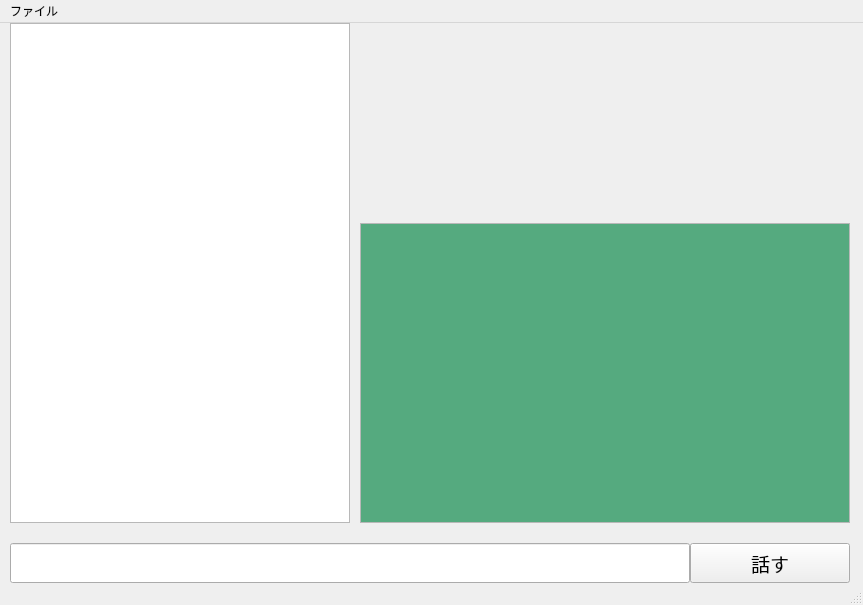
<?xml version="1.0" encoding="UTF-8"?>
<ui version="4.0">
 <class>MainWindow</class>
 <widget class="QMainWindow" name="MainWindow">
  <property name="geometry">
   <rect>
    <x>0</x>
    <y>0</y>
    <width>863</width>
    <height>605</height>
   </rect>
  </property>
  <property name="windowTitle">
   <string>MainWindow</string>
  </property>
  <widget class="QWidget" name="centralwidget">
   <widget class="QLabel" name="labelShowImg">
    <property name="geometry">
     <rect>
      <x>350</x>
      <y>0</y>
      <width>500</width>
      <height>200</height>
     </rect>
    </property>
    <property name="font">
     <font>
      <pointsize>9</pointsize>
     </font>
    </property>
    <property name="text">
     <string/>
    </property>
    <property name="pixmap">
     <pixmap resource="qt_resource.qrc">:/re/python-powered.png</pixmap>
    </property>
    <property name="alignment">
     <set>Qt::AlignCenter</set>
    </property>
   </widget>
   <widget class="QPushButton" name="buttonTalk">
    <property name="geometry">
     <rect>
      <x>690</x>
      <y>520</y>
      <width>160</width>
      <height>40</height>
     </rect>
    </property>
    <property name="font">
     <font>
      <pointsize>14</pointsize>
     </font>
    </property>
    <property name="text">
     <string>話す</string>
    </property>
   </widget>
   <widget class="QListWidget" name="listidgetLog">
    <property name="geometry">
     <rect>
      <x>10</x>
      <y>0</y>
      <width>340</width>
      <height>500</height>
     </rect>
    </property>
    <property name="font">
     <font>
      <pointsize>10</pointsize>
     </font>
    </property>
    <property name="frameShape">
     <enum>QFrame::StyledPanel</enum>
    </property>
    <property name="verticalScrollBarPolicy">
     <enum>Qt::ScrollBarAsNeeded</enum>
    </property>
    <property name="horizontalScrollBarPolicy">
     <enum>Qt::ScrollBarAsNeeded</enum>
    </property>
    <property name="autoScroll">
     <bool>true</bool>
    </property>
    <property name="horizontalScrollMode">
     <enum>QAbstractItemView::ScrollPerItem</enum>
    </property>
   </widget>
   <widget class="QLineEdit" name="lineEdit">
    <property name="geometry">
     <rect>
      <x>10</x>
      <y>520</y>
      <width>680</width>
      <height>40</height>
     </rect>
    </property>
    <property name="font">
     <font>
      <pointsize>14</pointsize>
     </font>
    </property>
   </widget>
   <widget class="QListWidget" name="listResponse">
    <property name="geometry">
     <rect>
      <x>360</x>
      <y>200</y>
      <width>490</width>
      <height>300</height>
     </rect>
    </property>
    <property name="palette">
     <palette>
      <active>
       <colorrole role="Base">
        <brush brushstyle="SolidPattern">
         <color alpha="255">
          <red>85</red>
          <green>170</green>
          <blue>127</blue>
         </color>
        </brush>
       </colorrole>
      </active>
      <inactive>
       <colorrole role="Base">
        <brush brushstyle="SolidPattern">
         <color alpha="255">
          <red>85</red>
          <green>170</green>
          <blue>127</blue>
         </color>
        </brush>
       </colorrole>
      </inactive>
      <disabled>
       <colorrole role="Base">
        <brush brushstyle="SolidPattern">
         <color alpha="255">
          <red>240</red>
          <green>240</green>
          <blue>240</blue>
         </color>
        </brush>
       </colorrole>
      </disabled>
     </palette>
    </property>
    <property name="font">
     <font>
      <pointsize>7</pointsize>
     </font>
    </property>
    <property name="contextMenuPolicy">
     <enum>Qt::NoContextMenu</enum>
    </property>
    <property name="midLineWidth">
     <number>4</number>
    </property>
   </widget>
  </widget>
  <widget class="QMenuBar" name="menubar">
   <property name="geometry">
    <rect>
     <x>0</x>
     <y>0</y>
     <width>863</width>
     <height>21</height>
    </rect>
   </property>
   <widget class="QMenu" name="menu_1">
    <property name="title">
     <string>ファイル</string>
    </property>
    <addaction name="menuClose"/>
   </widget>
   <addaction name="menu_1"/>
  </widget>
  <widget class="QStatusBar" name="statusbar"/>
  <action name="menuClose">
   <property name="text">
    <string>閉じる</string>
   </property>
  </action>
 </widget>
 <resources>
  <include location="qt_resource.qrc"/>
 </resources>
 <connections>
  <connection>
   <sender>buttonTalk</sender>
   <signal>clicked()</signal>
   <receiver>MainWindow</receiver>
   <slot>buttonTalkSlot()</slot>
   <hints>
    <hint type="sourcelabel">
     <x>817</x>
     <y>579</y>
    </hint>
    <hint type="destinationlabel">
     <x>811</x>
     <y>524</y>
    </hint>
   </hints>
  </connection>
  <connection>
   <sender>menuClose</sender>
   <signal>triggered()</signal>
   <receiver>MainWindow</receiver>
   <slot>close()</slot>
   <hints>
    <hint type="sourcelabel">
     <x>-1</x>
     <y>-1</y>
    </hint>
    <hint type="destinationlabel">
     <x>427</x>
     <y>312</y>
    </hint>
   </hints>
  </connection>
 </connections>
 <slots>
  <slot>buttonTalkSlot()</slot>
  <slot>showResponderName()</slot>
  <slot>hiddenResponderName()</slot>
 </slots>
</ui>
